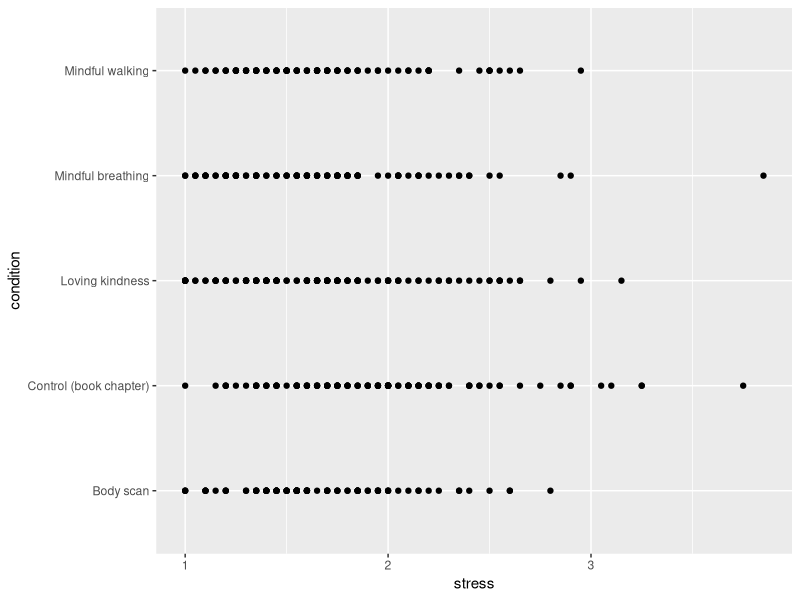
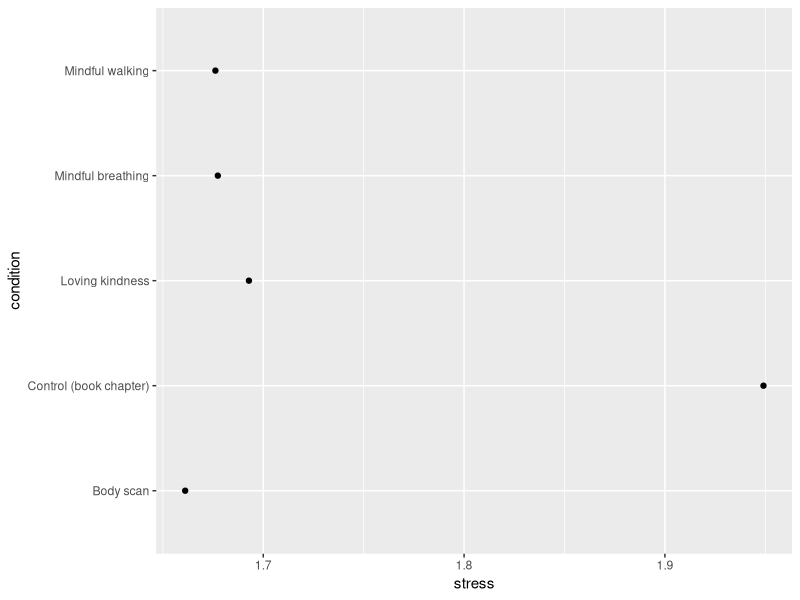
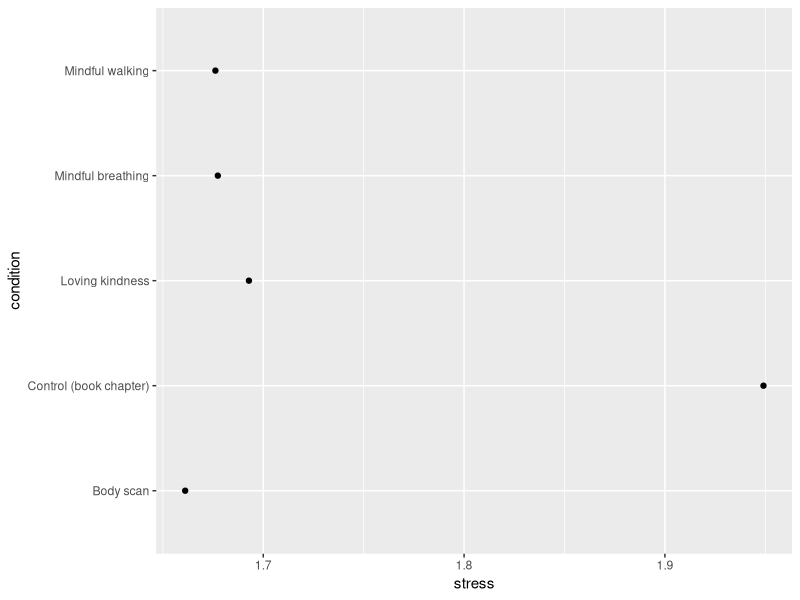
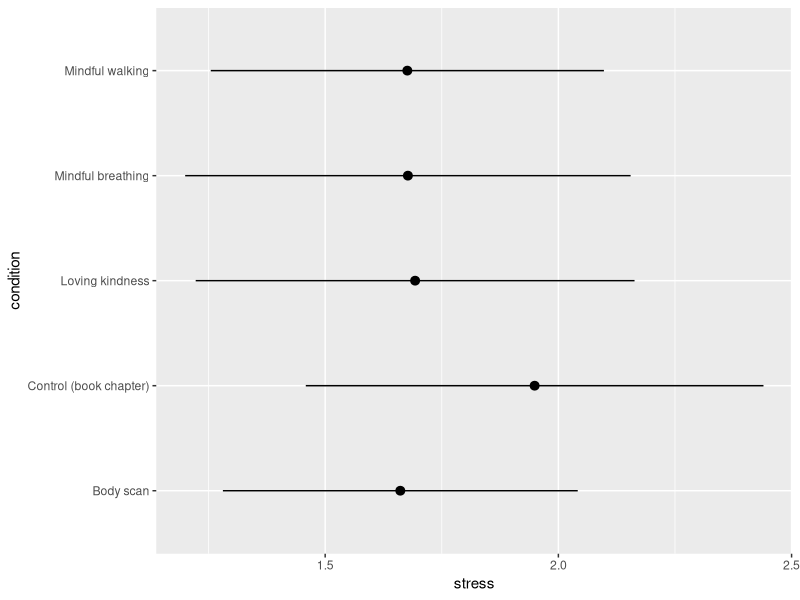
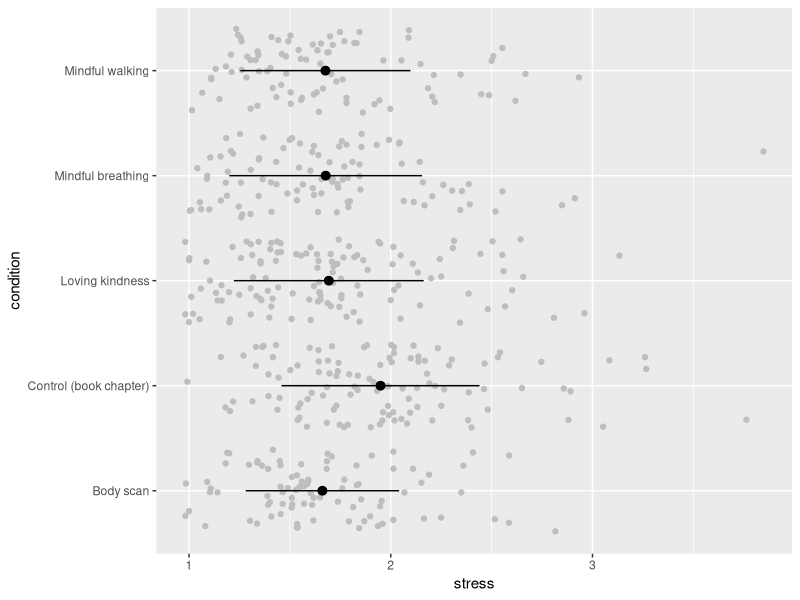
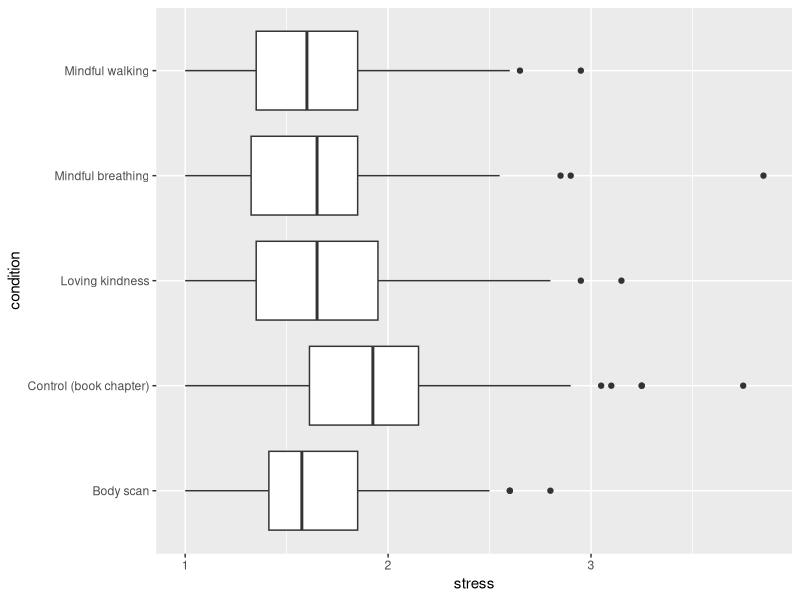

Here is the R script that generated these plots, in order:
## ---- chunk 1
#| label: meditation-observations-gg
#| slide-show: output
#| message: false
library(readr)
library(ggplot2)

meditation <- read_csv('data/meditation-stress-sample.csv')
ggplot(meditation, aes(y = condition, x = stress)) +
    geom_point()
## ---- chunk 2
#| label: meditation-means-gg
#| slide-show: both
ggplot(meditation, aes(y = condition, x = stress)) +
    geom_point(stat = 'summary', fun = mean)
## ---- chunk 3
#| label: meditation-means-stat-summary-gg
#| slide-show: code
#| output: false
ggplot(meditation, aes(y = condition, x = stress)) +
    stat_summary(geom = 'point', fun = mean)
## ---- chunk 4
#| label: meditation-mean-sd-gg
#| slide-show: both
#| slide-title: Mean and standard deviation — ggplot
ggplot(meditation, aes(y = condition, x = stress)) +
    geom_pointrange(stat = 'summary', fun.data = mean_sdl, fun.args = list(mult = 1))
## ---- chunk 5
#| label: meditation-jitter-summary-gg
#| slide-show: both
ggplot(meditation, aes(y = condition, x = stress)) +
    geom_point(position = 'jitter', color = 'grey') +
    geom_pointrange(stat = 'summary', fun.data = mean_sdl, fun.args = list(mult = 1))
## ---- chunk 6
#| label: meditation-boxplots-gg
#| slide-show: both
#| slide-title: Median and spread — ggplot
ggplot(meditation, aes(y = condition, x = stress)) +
    geom_boxplot()
